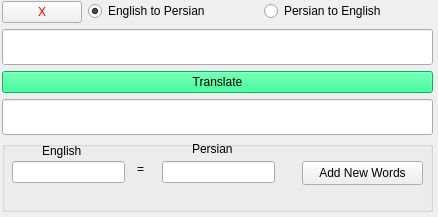
<?xml version="1.0" encoding="UTF-8"?>
<ui version="4.0">
 <class>MyTranslator</class>
 <widget class="QMainWindow" name="MyTranslator">
  <property name="geometry">
   <rect>
    <x>0</x>
    <y>0</y>
    <width>438</width>
    <height>217</height>
   </rect>
  </property>
  <property name="sizePolicy">
   <sizepolicy hsizetype="Minimum" vsizetype="Minimum">
    <horstretch>20</horstretch>
    <verstretch>20</verstretch>
   </sizepolicy>
  </property>
  <property name="windowTitle">
   <string>My Translator</string>
  </property>
  <property name="windowIcon">
   <iconset>
    <normaloff>C:/Users/Jila/Downloads/google.png</normaloff>C:/Users/Jila/Downloads/google.png</iconset>
  </property>
  <widget class="QWidget" name="centralwidget">
   <widget class="QWidget" name="">
    <property name="geometry">
     <rect>
      <x>2</x>
      <y>1</y>
      <width>431</width>
      <height>211</height>
     </rect>
    </property>
    <layout class="QFormLayout" name="formLayout">
     <item row="1" column="0">
      <widget class="QPushButton" name="btn_Del">
       <property name="sizePolicy">
        <sizepolicy hsizetype="Expanding" vsizetype="Expanding">
         <horstretch>10</horstretch>
         <verstretch>10</verstretch>
        </sizepolicy>
       </property>
       <property name="minimumSize">
        <size>
         <width>0</width>
         <height>0</height>
        </size>
       </property>
       <property name="styleSheet">
        <string notr="true">font: 700 9pt &quot;Segoe UI&quot;;
color: rgb(255, 0, 0);</string>
       </property>
       <property name="text">
        <string>X</string>
       </property>
      </widget>
     </item>
     <item row="1" column="1">
      <layout class="QHBoxLayout" name="horizontalLayout">
       <item>
        <widget class="QRadioButton" name="rdbtn_engToper">
         <property name="styleSheet">
          <string notr="true">font: 700 11pt &quot;Segoe UI&quot;;</string>
         </property>
         <property name="text">
          <string>English to Persian</string>
         </property>
         <property name="checked">
          <bool>true</bool>
         </property>
        </widget>
       </item>
       <item>
        <widget class="QRadioButton" name="rdbtn_perToeng">
         <property name="styleSheet">
          <string notr="true">font: 700 11pt &quot;Segoe UI&quot;;</string>
         </property>
         <property name="text">
          <string>Persian to English</string>
         </property>
         <property name="checked">
          <bool>false</bool>
         </property>
        </widget>
       </item>
      </layout>
     </item>
     <item row="2" column="0" colspan="2">
      <widget class="QLineEdit" name="txt_Source">
       <property name="sizePolicy">
        <sizepolicy hsizetype="Expanding" vsizetype="Expanding">
         <horstretch>50</horstretch>
         <verstretch>50</verstretch>
        </sizepolicy>
       </property>
       <property name="styleSheet">
        <string notr="true">font: 12pt &quot;Segoe UI&quot;;</string>
       </property>
      </widget>
     </item>
     <item row="5" column="0" colspan="2">
      <widget class="QLineEdit" name="txt_translate">
       <property name="sizePolicy">
        <sizepolicy hsizetype="Expanding" vsizetype="Expanding">
         <horstretch>50</horstretch>
         <verstretch>50</verstretch>
        </sizepolicy>
       </property>
       <property name="styleSheet">
        <string notr="true">font: 12pt &quot;Segoe UI&quot;;</string>
       </property>
      </widget>
     </item>
     <item row="6" column="0" colspan="2">
      <widget class="QGroupBox" name="groupBox">
       <property name="sizePolicy">
        <sizepolicy hsizetype="Expanding" vsizetype="Expanding">
         <horstretch>100</horstretch>
         <verstretch>100</verstretch>
        </sizepolicy>
       </property>
       <property name="title">
        <string/>
       </property>
       <widget class="QLineEdit" name="txt_En">
        <property name="geometry">
         <rect>
          <x>10</x>
          <y>20</y>
          <width>113</width>
          <height>22</height>
         </rect>
        </property>
       </widget>
       <widget class="QLineEdit" name="txt_Fa">
        <property name="geometry">
         <rect>
          <x>160</x>
          <y>20</y>
          <width>113</width>
          <height>22</height>
         </rect>
        </property>
       </widget>
       <widget class="QPushButton" name="btn_Add">
        <property name="geometry">
         <rect>
          <x>300</x>
          <y>20</y>
          <width>121</width>
          <height>24</height>
         </rect>
        </property>
        <property name="text">
         <string>Add New Words</string>
        </property>
       </widget>
       <widget class="QLabel" name="label">
        <property name="geometry">
         <rect>
          <x>135</x>
          <y>20</y>
          <width>16</width>
          <height>16</height>
         </rect>
        </property>
        <property name="styleSheet">
         <string notr="true">font: 700 12pt &quot;Segoe UI&quot;;</string>
        </property>
        <property name="text">
         <string>=</string>
        </property>
       </widget>
       <widget class="QLabel" name="label_2">
        <property name="geometry">
         <rect>
          <x>40</x>
          <y>0</y>
          <width>61</width>
          <height>20</height>
         </rect>
        </property>
        <property name="styleSheet">
         <string notr="true">font: 700 12pt &quot;Segoe UI&quot;;</string>
        </property>
        <property name="text">
         <string>English</string>
        </property>
       </widget>
       <widget class="QLabel" name="label_3">
        <property name="geometry">
         <rect>
          <x>190</x>
          <y>0</y>
          <width>61</width>
          <height>16</height>
         </rect>
        </property>
        <property name="styleSheet">
         <string notr="true">font: 700 12pt &quot;Segoe UI&quot;;</string>
        </property>
        <property name="text">
         <string>Persian</string>
        </property>
       </widget>
      </widget>
     </item>
     <item row="3" column="0" colspan="2">
      <widget class="QPushButton" name="btn_Translate">
       <property name="sizePolicy">
        <sizepolicy hsizetype="Expanding" vsizetype="Expanding">
         <horstretch>10</horstretch>
         <verstretch>10</verstretch>
        </sizepolicy>
       </property>
       <property name="styleSheet">
        <string notr="true">font: 700 12pt &quot;Segoe UI&quot;;
background-color: rgb(0, 255, 127);</string>
       </property>
       <property name="text">
        <string>Translate</string>
       </property>
      </widget>
     </item>
    </layout>
   </widget>
  </widget>
 </widget>
 <resources/>
 <connections/>
</ui>
